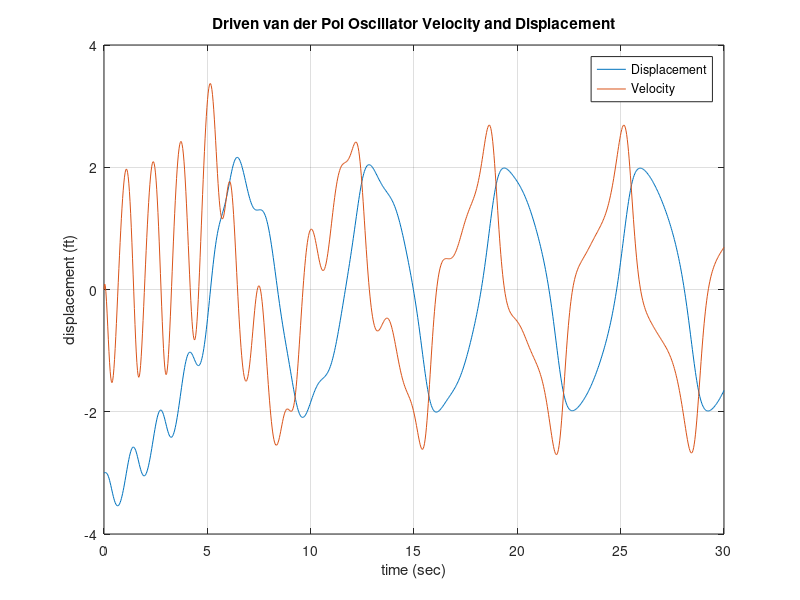
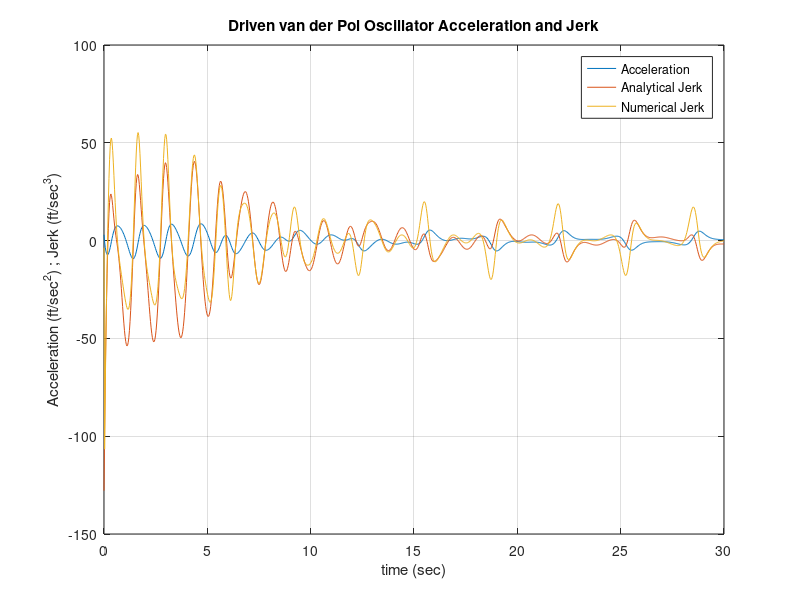

These charts were generated, in order, by the following MATLAB code:
%Clair Cunningham     Numerical Methods     3/7/2013    Final Exam

%% The driven van der Pol Oscillator Problem 1
% Evaluates the van der Pol Oscillator equation using the Forward Euler Approach

% Reset variables, close windows, and clear command window.
clear all; close all; clc;

% Initialize Constants and Variables
i = 1;
t = (0:.03:30);
dt = t(2)-t(1);
x(i) = -3; %Starting Position
v(i) = 0; %Starting Velocity
a(i) = 0; %Initliaze Acceleration variable

%Set f(t) all equation values for the limited time.
f_t = -20.*exp(-t./5).*sin(5.*t);

%Run a "for loop" with 1000 intervals since last interval will be done afterwards
for i = 1:1000
 a(i) = -(x(i)^2-1)*v(i)-x(i)+f_t(i);
 v(i+1) = v(i)+a(i)*dt;
 x(i+1) = x(i)+v(i+1)*dt;
end  

%Add the last value of the acceleration to the array
a(i+1) = -(x(i)^2-1)*v(i)-x(i)+f_t(i);
%Graph the representation of the data.
figure(1);
plot(t,x,t,v)
grid on;
title('Driven van der Pol Oscillator Velocity and Displacement');
xlabel('time (sec)');
ylabel('displacement (ft)');
legend('Displacement','Velocity');

% jerk calculation analytically Problem 1 Part B Bullet 1
 % reset the counter
f1a_t = 4.*exp(-t./5).*sin(5)-100.*exp(-t./5).*cos(5.*t);
for i = 1:1001
    ja(i) = -(x(i)^2-1)*a(i)-v(i)+f1a_t(i);
end
    
% jerk calculation using centered differencing numerical approximations Problem 1 Part B Bullet 2
i = 1;
jb(i) = a(i+1) - a(i);
for i = 2:1000
    jb(i) = (a(i+1) - a(i-1))/(2*dt);
end
i = i+1;
jb(i) = (a(i)-a(i-1))/(2*dt);

% Problem 1 Part B Bullet 3
figure(2);
plot(t,a,t,ja,t,jb);
grid on;
title('Driven van der Pol Oscillator Acceleration and Jerk');
xlabel('time (sec)');
ylabel('Acceleration (ft/sec^2) ; Jerk (ft/sec^3)');
legend('Acceleration','Analytical Jerk','Numerical Jerk');


